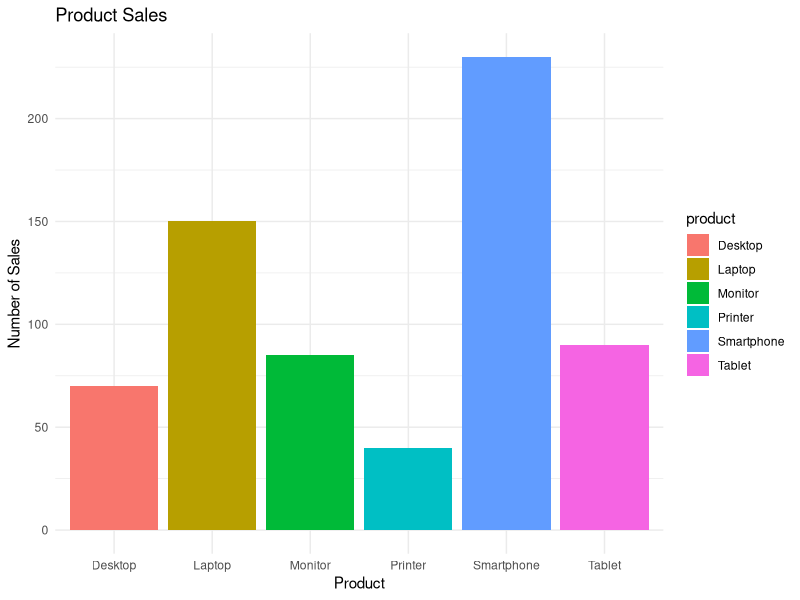

This figure's R source:
library(ggplot2)

sales_data <- data.frame(
  product = c("Laptop", "Tablet", "Smartphone", "Desktop", "Monitor", "Printer"),
  sales = c(150, 90, 230, 70, 85, 40)
)

ggplot(sales_data, aes(x = product, y = sales, fill = product)) +
  geom_bar(stat = "identity") +
  labs(title = "Product Sales", x = "Product", y = "Number of Sales") +
  theme_minimal()

average_sales <- mean(sales_data$sales)
print(paste("Az átlagos eladás:", average_sales))

best_selling <- sales_data$product[which.max(sales_data$sales)]
print(paste("A legjobban fogyó termék:", best_selling))

#github oldálán írok
